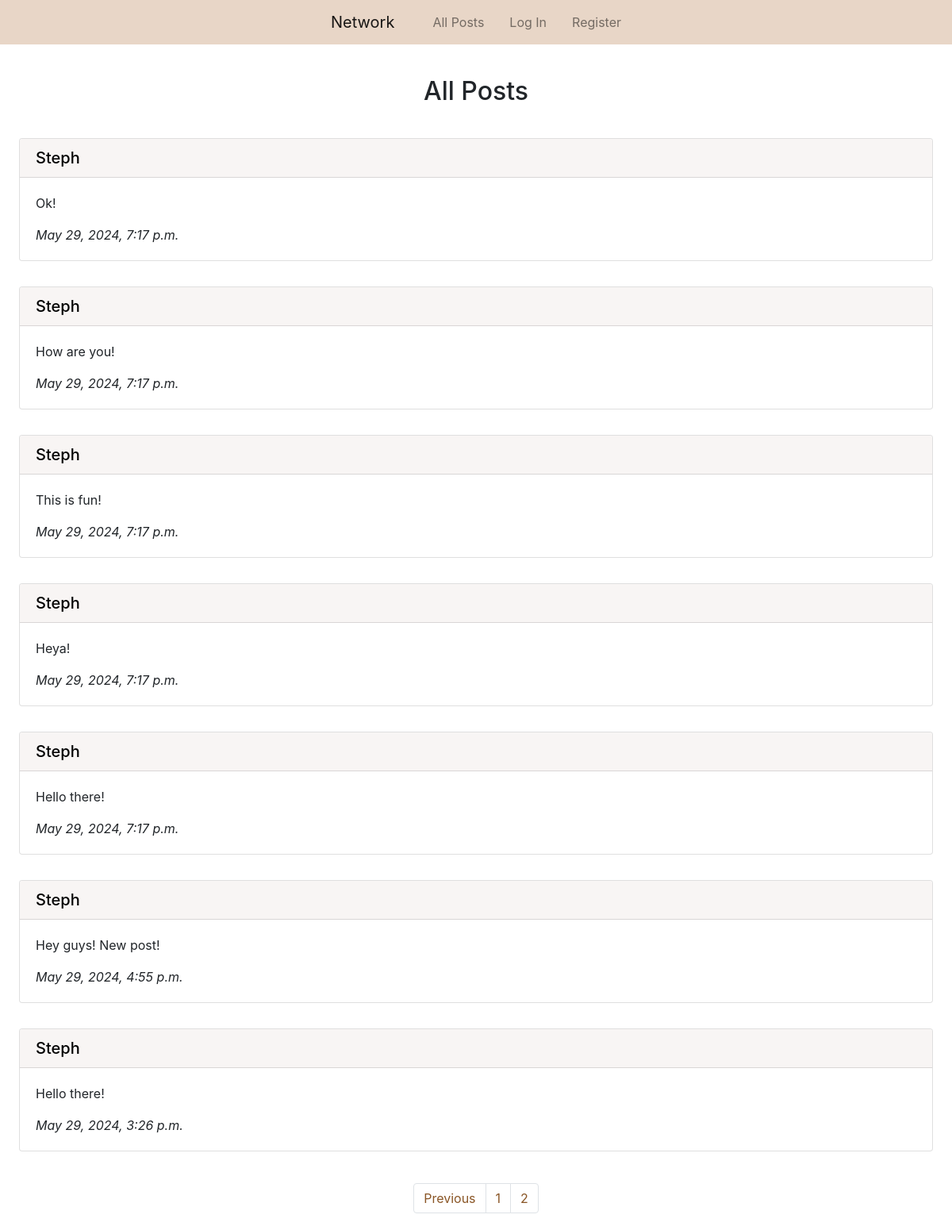
Screenshot of /?page=2 with the database file from the repository.
### network/models.py (models this page shows, shortened)
class Post(models.Model):
    content = models.CharField(max_length=300)
    user = models.ForeignKey(User, on_delete=models.CASCADE, related_name="post_user")
    date_time = models.DateTimeField(auto_now_add=True)

class User(AbstractUser):
    pass

### network/views.py (the view)
# urls.py: path("", views.index, name="index"),
def index(request):
    all_posts = Post.objects.all().order_by("id").reverse()
    paginator = Paginator(all_posts, 10)
    page_number = request.GET.get("page")
    page_posts = paginator.get_page(page_number)
    return render(request, "network/index.html", {
        "page_posts": page_posts
    })

### network/templates/network/index.html (shortened to what this page needs)
{% extends "network/layout.html" %}
{% block body %}
    <h2 class="px-5 pt-4 pb-3 mt-3 text-center">All Posts</h2>
    {% for post in page_posts %}
        <div class="px-4 py-3">
            <div class="card">
                <h5 class="card-header bg-brown"><a class="blacklink" href="{% url 'profile' user_id=post.user.id %}">{{ post.user.username | capfirst }}</a></h5>
                <div class="card-body">
                <p class="card-text">{{ post.content }}</p>
                <p class="card-text"><i>{{ post.date_time }}</i></p>
                </div>
            </div>
        </div>
    {% endfor %}
    <br>
    <nav aria-label="Page navigation">
        <ul class="pagination d-flex justify-content-center">
            {% if page_posts.has_previous %}
                <li class="page-item"><a class="page-link brown-text" href="?page={{ page_posts.previous_page_number }}">Previous</a></li>
            {% endif %}
            {% for i in page_posts.paginator.page_range %}
                <li class="page-item"><a class="page-link brown-text" href="?page={{ i }}">{{ i }}</a></li>
            {% endfor %}
        </ul>
      </nav>
{% endblock %}

### network/static/network/styles.css (style rules this page uses)
.blacklink { color: black !important; }
.bg-brown { background-color: #f8f5f4 !important; }
.brown-text { color: #8a5626 !important; }

### rows the page displays
Post: user.username "Steph", content "Ok!", date_time "May 29, 2024, 7:17 p.m."
Post: user.username "Steph", content "How are you!", date_time "May 29, 2024, 7:17 p.m."
Post: user.username "Steph", content "This is fun!", date_time "May 29, 2024, 7:17 p.m."
Post: user.username "Steph", content "Heya!", date_time "May 29, 2024, 7:17 p.m."
Post: user.username "Steph", content "Hello there!", date_time "May 29, 2024, 7:17 p.m."
Post: user.username "Steph", content "Hey guys! New post!", date_time "May 29, 2024, 4:55 p.m."
Post: user.username "Steph", content "Hello there!", date_time "May 29, 2024, 3:26 p.m."

### other values shown
{{ i }} "1" "2"
